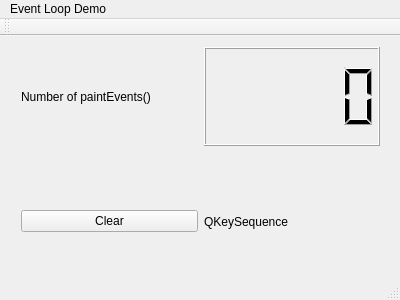
<?xml version="1.0" encoding="UTF-8"?>
<ui version="4.0">
 <class>KeySequenceLabel</class>
 <widget class="QMainWindow" name="KeySequenceLabel">
  <property name="geometry">
   <rect>
    <x>0</x>
    <y>0</y>
    <width>400</width>
    <height>300</height>
   </rect>
  </property>
  <property name="windowTitle">
   <string>KeySequenceLabel</string>
  </property>
  <widget class="QWidget" name="centralWidget">
   <widget class="QWidget" name="horizontalLayoutWidget">
    <property name="geometry">
     <rect>
      <x>10</x>
      <y>0</y>
      <width>381</width>
      <height>121</height>
     </rect>
    </property>
    <layout class="QHBoxLayout" name="horizontalLayout">
     <item>
      <widget class="QLabel" name="label">
       <property name="text">
        <string>Number of paintEvents()</string>
       </property>
      </widget>
     </item>
     <item>
      <widget class="QLCDNumber" name="lcdNumber"/>
     </item>
    </layout>
   </widget>
   <widget class="QWidget" name="horizontalLayoutWidget_2">
    <property name="geometry">
     <rect>
      <x>10</x>
      <y>130</y>
      <width>381</width>
      <height>111</height>
     </rect>
    </property>
    <layout class="QHBoxLayout" name="horizontalLayout_2">
     <item>
      <widget class="QPushButton" name="pushButton">
       <property name="text">
        <string>Clear</string>
       </property>
      </widget>
     </item>
     <item>
      <widget class="QLabel" name="label_2">
       <property name="text">
        <string>QKeySequence</string>
       </property>
      </widget>
     </item>
    </layout>
   </widget>
  </widget>
  <widget class="QMenuBar" name="menuBar">
   <property name="geometry">
    <rect>
     <x>0</x>
     <y>0</y>
     <width>400</width>
     <height>25</height>
    </rect>
   </property>
   <widget class="QMenu" name="menuEvent_Loop_Deom">
    <property name="title">
     <string>Event Loop Demo</string>
    </property>
   </widget>
   <addaction name="menuEvent_Loop_Deom"/>
  </widget>
  <widget class="QToolBar" name="mainToolBar">
   <attribute name="toolBarArea">
    <enum>TopToolBarArea</enum>
   </attribute>
   <attribute name="toolBarBreak">
    <bool>false</bool>
   </attribute>
  </widget>
  <widget class="QStatusBar" name="statusBar"/>
 </widget>
 <layoutdefault spacing="6" margin="11"/>
 <resources/>
 <connections/>
</ui>
